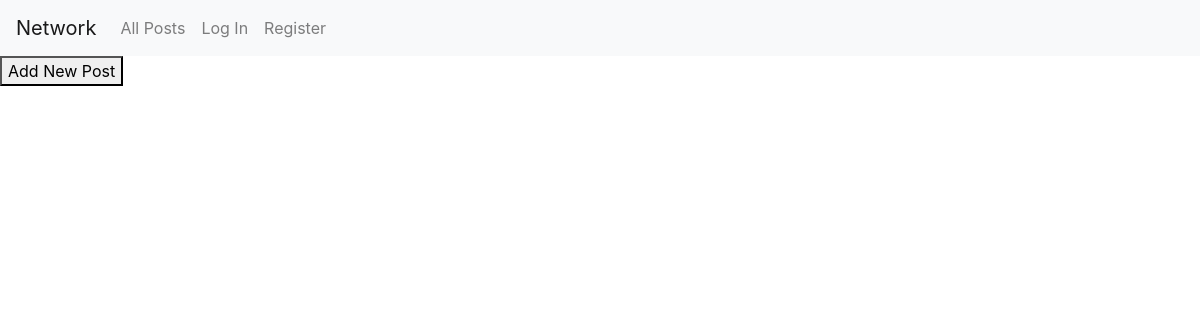
The app's page /, older data.
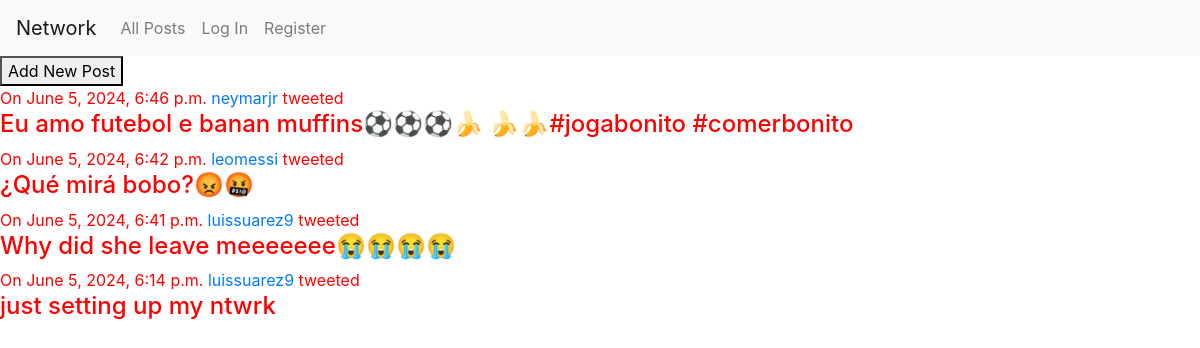
The same page, newer data.
### network/models.py (models this page shows, shortened)
class Post(models.Model):
    author = models.ForeignKey(User, on_delete=models.CASCADE)
    title = models.CharField(max_length=60)
    content = models.TextField()
    likes =  models.ManyToManyField(User, related_name="liked_posts", blank=True)
    created_at = models.DateTimeField(auto_now_add=True)

class User(AbstractUser):
    birthdate = models.DateField(null=True, blank=True)
    portrait = models.URLField(null=True, blank=True)
    bio = models.TextField(max_length=600, null=True, blank=True)
    follows = models.ManyToManyField("self", symmetrical=False, related_name="followers", blank=True)

### network/views.py (the view)
# urls.py: path("", views.index, name="index"),
def index(request):
    posts = Post.objects.all().order_by("-created_at")
    return render(request, "network/index.html", {
        'posts': posts
    })

### network/templates/network/index.html
{% extends "network/layout.html" %}
{% block body %}
    <div>
        <form action="{% url 'new' %}" method="GET">
            <button>Add New Post</button>
        </form>
        {% for post in posts%}
        <div>
            <div>
                On {{ post.created_at }} <a href="{% url 'profile' username=post.author %}">{{ post.author }}</a> tweeted
            </div>
            <div>
                <h4>{{ post.content }}</h4>
            </div>
        </div>
        {% endfor %}
    </div>
{% endblock %}

### network/templates/network/layout.html (shortened to what this page needs)
{% load static %}
<!DOCTYPE html>
<html lang="en">
    <head>
        <link rel="stylesheet" href="https://stackpath.bootstrapcdn.com/bootstrap/4.4.1/css/bootstrap.min.css">
        <link href="{% static 'network/styles.css' %}" rel="stylesheet">
    </head>
    <body>
        <nav class="navbar navbar-expand-lg navbar-light bg-light">
            <a class="navbar-brand" href="#">Network</a>
            <div>
              <ul class="navbar-nav mr-auto">
                <li class="nav-item">
                  <a class="nav-link" href="{% url 'index' %}">All Posts</a>
                </li>
                {% if user.is_authenticated %}
                    <li class="nav-item">
                        <a class="nav-link" href="{% url 'following' %}">Following</a>
                    </li>
                    <li class="nav-item">
                        <a class="nav-link" href="{% url 'logout' %}">Log Out</a>
                    </li>
                {% else %}
                    <li class="nav-item">
                        <a class="nav-link" href="{% url 'login' %}">Log In</a>
                    </li>
                    <li class="nav-item">
                        <a class="nav-link" href="{% url 'register' %}">Register</a>
                    </li>
                {% endif %}
              </ul>
            </div>
          </nav>
        <div class="body">
            {% block body %}
            {% endblock %}
        </div>
    </body>
</html>

### network/static/network/styles.css (style rules this page uses)
body { color: red; }

Row changes from the older to the newer data that the page shows:
added Post: created_at "June 5, 2024, 6:46 p.m.", author "neymarjr", content "Eu amo futebol e banan muffins⚽️⚽️⚽️🍌 🍌🍌#jogabonito #comerbonito"
added Post: created_at "June 5, 2024, 6:42 p.m.", author "leomessi", content "¿Qué mirá bobo?😡🤬"
added Post: created_at "June 5, 2024, 6:41 p.m.", author "luissuarez9", content "Why did she leave meeeeeee😭😭😭😭"
added Post: created_at "June 5, 2024, 6:14 p.m.", author "luissuarez9", content "just setting up my ntwrk"
